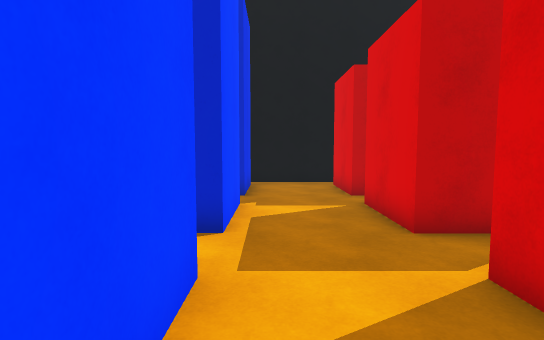
[1] (above)

17 first-person views from a walk through a 3-D level made in the Unity game engine. The camera is 1.5 m above the floor, tilts 4° down and sees 80° across. The floor is counted in squares, 1 m on a side. Each view is taken from the middle of a square. On the plan, view 1 faces up. The plan holds only what a view shows up to about 15 squares ahead; the rest is blank. The place goes on beyond the plan. The player character is not drawn.

[2]
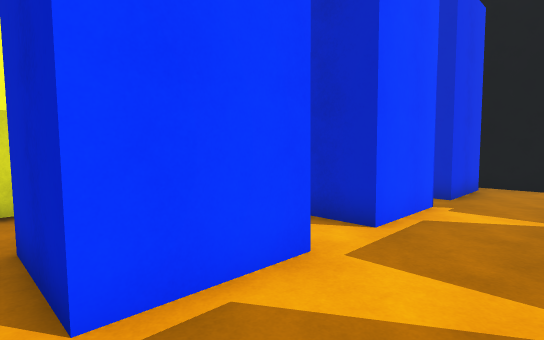

[3]
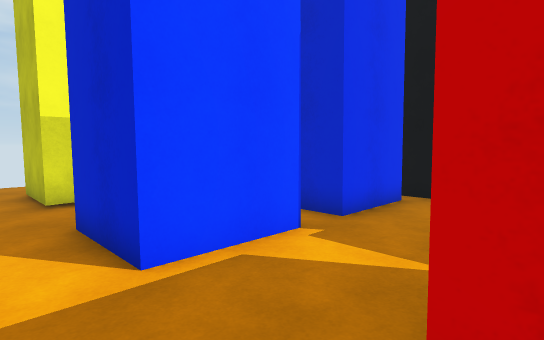

[4]
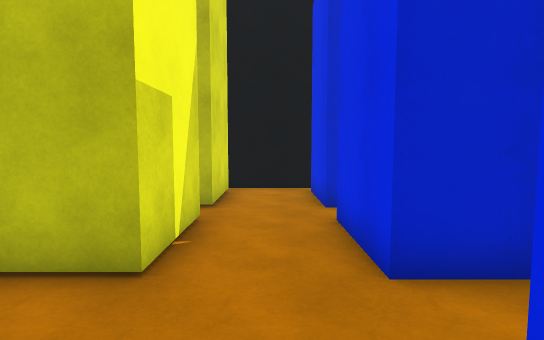

[5]
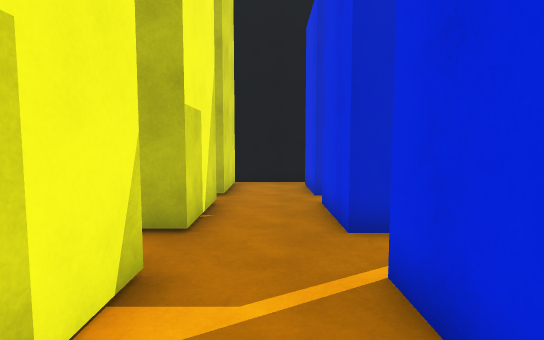

[6]
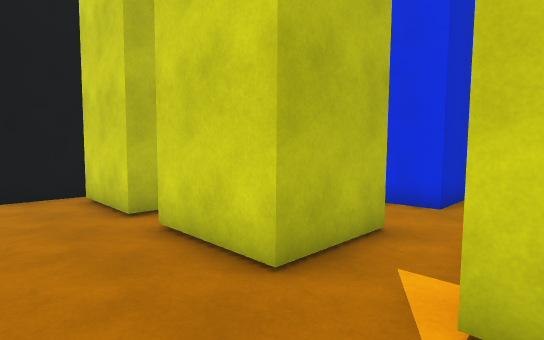

[7]
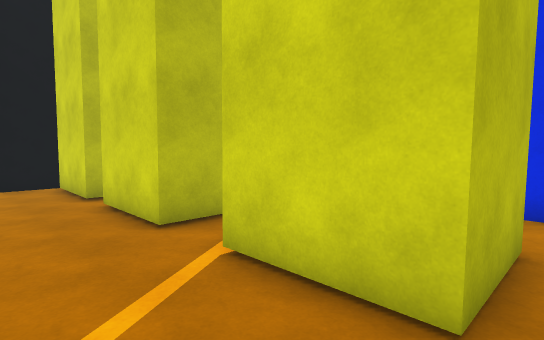

[8]
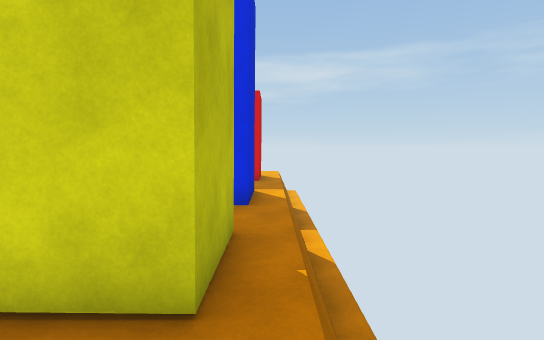

[9]
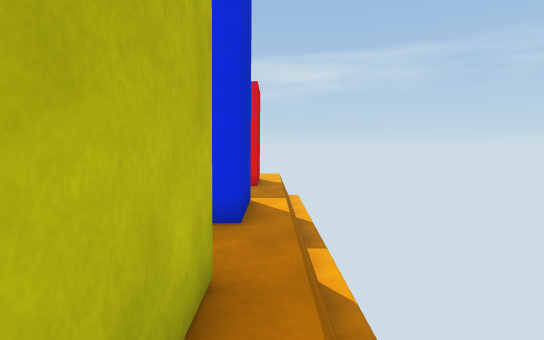

[10]
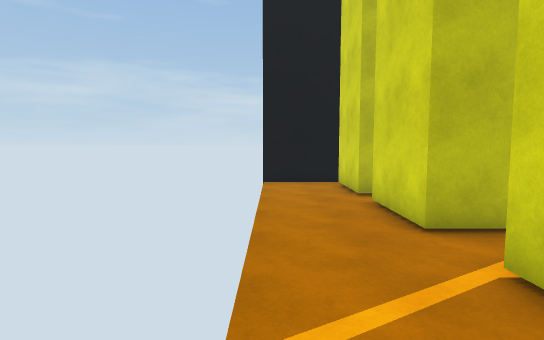

[11]
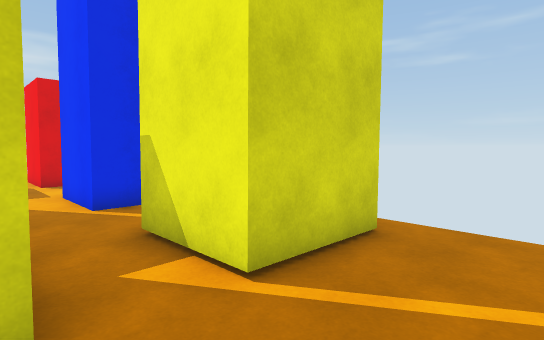

[12]
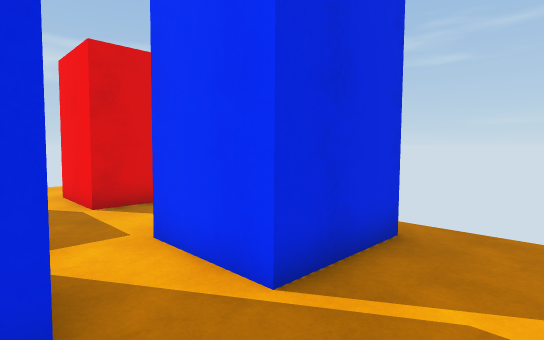

[13]
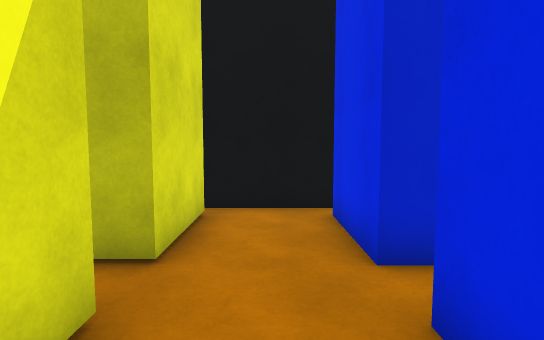

[14]
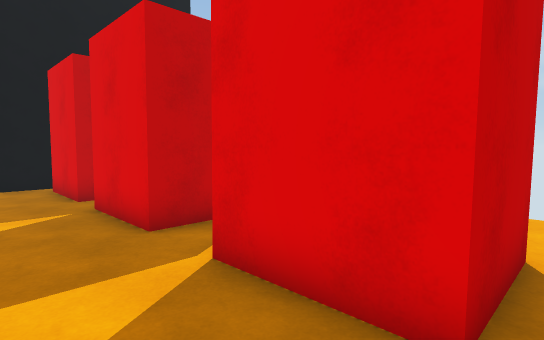

[15]
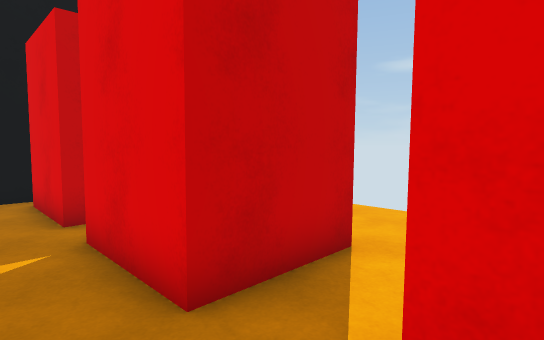

[16]
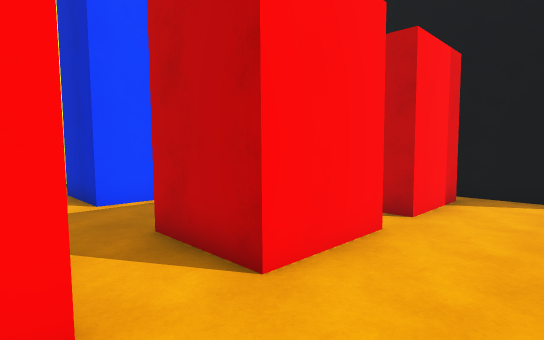

[17]
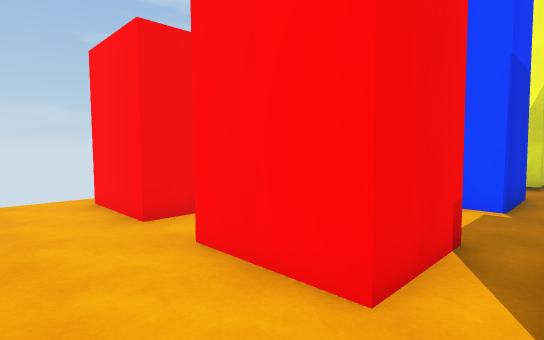

### Floor plan
Key: @ floor where view 1 was taken; # wall or solid block; . floor; v drop or lower ground.
Columns run from 12 left of view 1 to 9 right of it. Each row starts with its distance up from view 1.
 14 ####################
 13 ...###..#  #...###..
 12 ...###..#  #...###..
 11 ...###..#  #...###..
 10 ...###..####...###...
  9 ...###...............
  8 ...###..####...###...
  7 ...###..####...###...v
  6 ...###..####...###...
  5 .....................
  4 ...###...###.........
  3 ...###..## #...###...
  2 ...###..#  #...###..
  1 ...###..####...###..
  0 ............@.......
 -1    vvvvvvvvvvvvvvv

Positions as (right, up) in squares from view 1, and headings:
1: (0, 0), facing up
2: (2, 0), facing up-left
3: (3, 4), facing up-left
4: (-5, 2), facing up
5: (-5, 0), facing up
6: (-12, 3), facing up-right
7: (-12, 0), facing up-right
8: (-12, 0), facing right
9: (-10, 0), facing right
10: (-12, 0), facing up
11: (-12, 6), facing down-right
12: (-6, 6), facing down-right
13: (-5, 6), facing up
14: (0, 0), facing up-right
15: (1, 3), facing up-right
16: (8, 3), facing up-left
17: (8, 10), facing down-left
